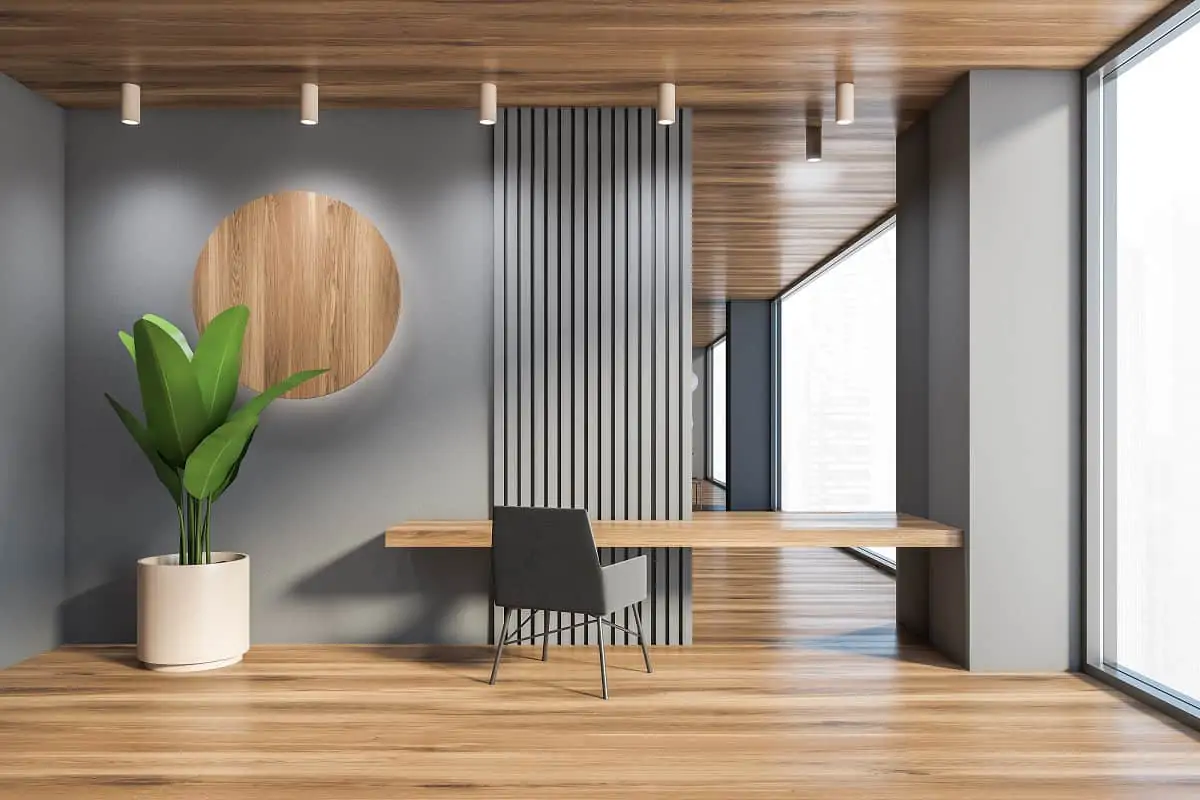
#> input picture DFlat/image.webp, 1200 x 800 px
$ jupyter execute filtering.ipynb
#> lines starting #> are read from the running program, lines starting #| are printed output that depends on the picture
[cell 1]
import numpy as np
from matplotlib import pyplot as plt
import pdb
import cv2

[cell 2]
# optical parameters, unit is meter
zs = 0.01
pp = 1e-6
Sigma = 1e-3
zf = 2

[cell 3]
img = cv2.imread('image.webp')
#> img is the input picture: shape (800, 1200, 3); mean B, G, R 126.7, 140, 152.7
img = cv2.cvtColor(img, cv2.COLOR_BGR2RGB)
plt.axis('off')
plt.imshow(img)

[cell 4]
def psf(z):
    sigma = (1/z - 1/zf) * zs / pp * Sigma
    sigma = np.abs(sigma)
    print(z, sigma)
    if sigma < 0.1:
        return np.array([[1]])
    xx, yy = np.meshgrid(np.arange(-3*sigma, 3*sigma+1e-6), np.arange(-3*sigma, 3*sigma+1e-6))
    return np.exp(-(xx**2 + yy**2) / (2 * sigma**2)) / (2 * np.pi * sigma**2)


def psf_set(z):
    drho = 0.01
    drho_LCP = 0.01
    R_RCP_psf = psf(1/(1/z+drho))
    G_RCP_psf = psf(z)
    B_RCP_psf = psf(1/(1/z-drho))

    R_LCP_psf = psf(1/(1/z+drho-drho_LCP))
    G_LCP_psf = psf(1/(1/z-drho_LCP))
    B_LCP_psf = psf(1/(1/z-drho-drho_LCP))

    return [R_RCP_psf, G_RCP_psf, B_RCP_psf, R_LCP_psf, G_LCP_psf, B_LCP_psf]

def visualize_psf_set(z):
    psf_set_img = psf_set(z)
    fig, axes = plt.subplots(2, 3, figsize=(12, 8))
    for i in range(6):
        ax = axes[i//3, i%3]
        ax.axis('off')
        ax.imshow(psf_set_img[i], cmap='gray')
    plt.show()

def process_img(img, z):
    psf_set_img = psf_set(z)
    img_RCP = np.zeros_like(img)
    img_LCP = np.zeros_like(img)
    for i in range(3):
        img_RCP[:,:,i] = cv2.filter2D(img[:,:,i], -1, psf_set_img[i])
        img_LCP[:,:,i] = cv2.filter2D(img[:,:,i], -1, psf_set_img[i+3])
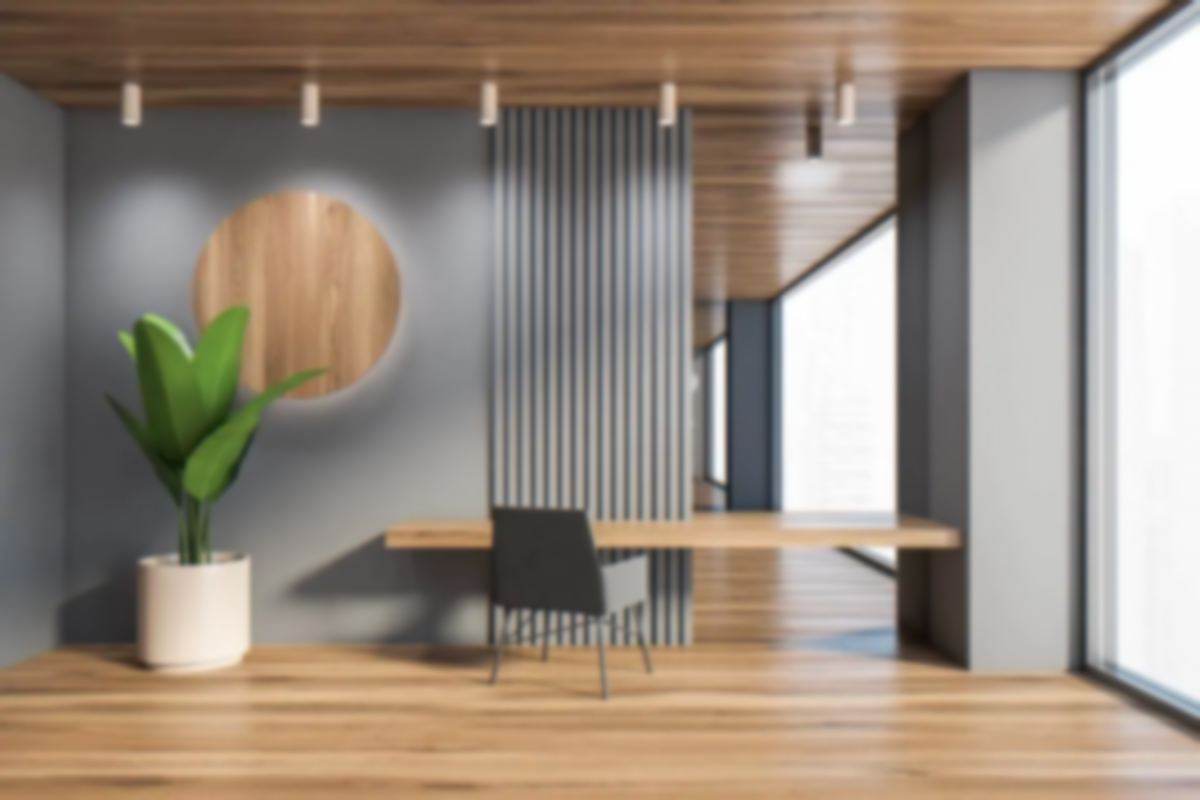
#> img_LCP: shape (800, 1200, 3); mean R, G, B 152.2, 139.4, 126.3
    img_processed = (img_RCP - img_LCP).astype(np.int8)
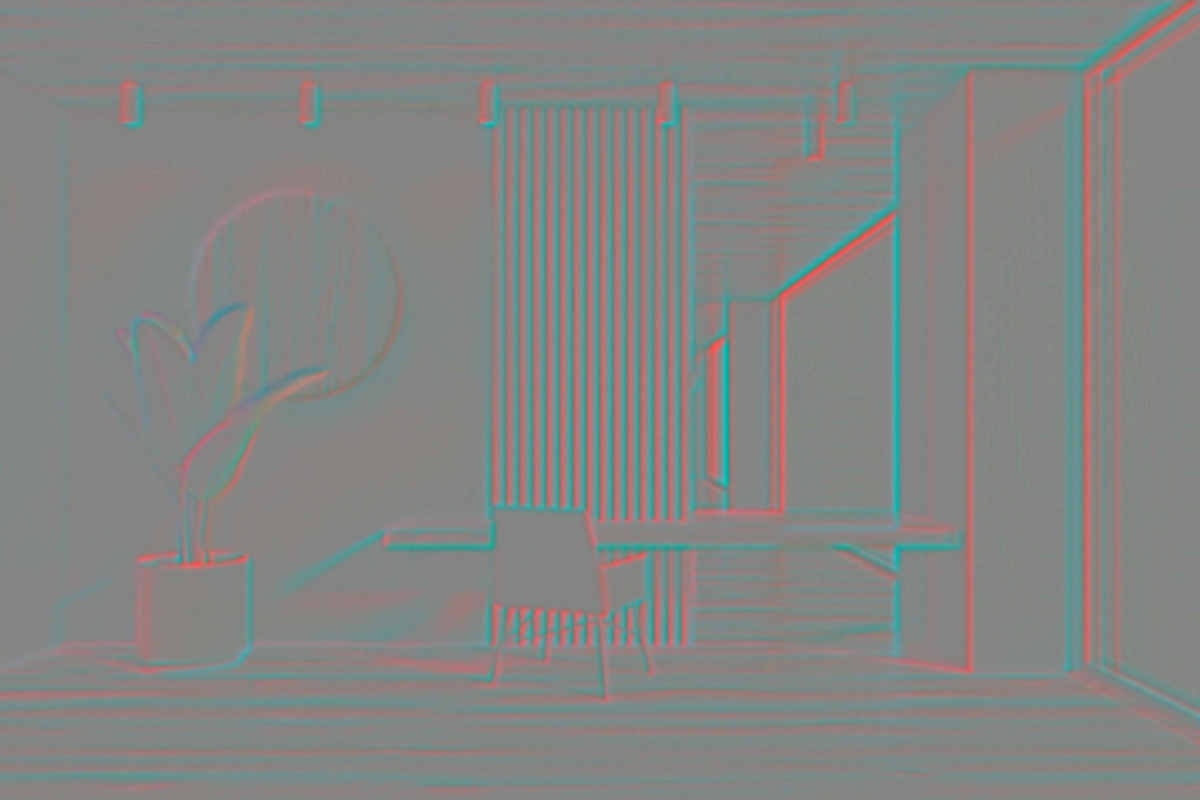
#> img_processed: shape (800, 1200, 3) int8; mean R, G, B 0, 0.2, -0.2; drawn with min black and max white
    return img_processed, img_RCP, img_LCP


def omit_small_values(img, threshold):
    img[np.abs(img) <= threshold] = 0
    return img

def visualize_processed_img(img, z):
    img_processed, img_RCP, img_LCP = process_img(img, z)
    # img_processed = omit_small_values(img_processed, 0)
    fig = plt.figure(figsize=(30, 12))
    fig.add_subplot(2,1,1)
    plt.axis('off')
    plt.imshow(img_RCP, vmin=0,vmax=16)
    plt.title('Right polarized')

    fig.add_subplot(2,1,2)
    plt.axis('off')
    plt.imshow(img_LCP, vmin=0,vmax=16)
    plt.title('Left polarized')

    fig = plt.figure(figsize=(30, 12))
    fig.add_subplot(2,3,1)
    plt.axis('off')
    plt.imshow((img_processed[:,:,0]>0)*img_processed[:,:,0], cmap='Reds',vmin=0,vmax=16)
    plt.title('Red Positive')

    fig.add_subplot(2,3,2)
    plt.axis('off')
    plt.imshow((img_processed[:,:,1]>0)*img_processed[:,:,1], cmap='Greens',vmin=0,vmax=16)
    plt.title('Green Positive')

    fig.add_subplot(2,3,3)
    plt.axis('off')
    plt.imshow((img_processed[:,:,2]>0)*img_processed[:,:,2], cmap='Blues',vmin=0,vmax=16)
    plt.title('Blue Positive')

    fig.add_subplot(2,3,4)
    plt.axis('off')
    plt.imshow((img_processed[:,:,0]<0)*-img_processed[:,:,0], cmap='Reds', vmin=0, vmax=16)
    plt.title('Red Negative')

    fig.add_subplot(2,3,5)
    plt.axis('off')
    plt.imshow((img_processed[:,:,1]<0)*-img_processed[:,:,1], cmap='Greens', vmin=0, vmax=16)
    plt.title('Green Negative')

    fig.add_subplot(2,3,6)
    plt.axis('off')
    plt.imshow((img_processed[:,:,2]<0)*-img_processed[:,:,2], cmap='Blues', vmin=0, vmax=16)
    plt.title('Blue Negative')

    return img_processed

[cell 5]
img_processed = visualize_processed_img(img, 4)
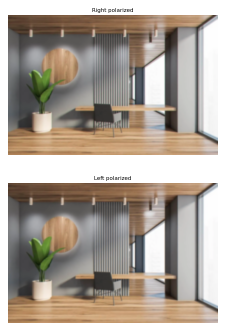
#> figure drawn by matplotlib, 2 panels
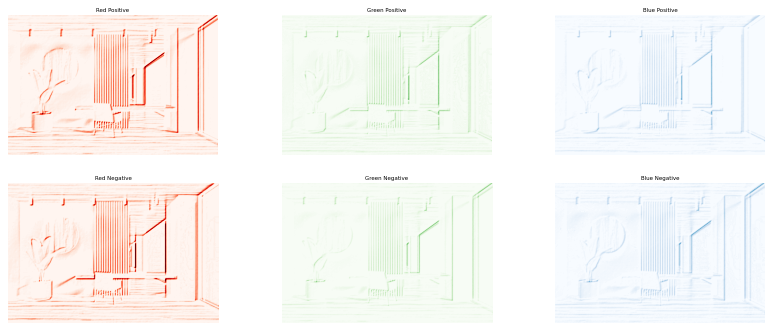
#> figure drawn by matplotlib, 6 panels

[cell 6]
img_processed

[cell 7]
density = plt.hist(img_processed.flatten(), bins=32, range=[-16, 16], color='r', alpha=0.5)
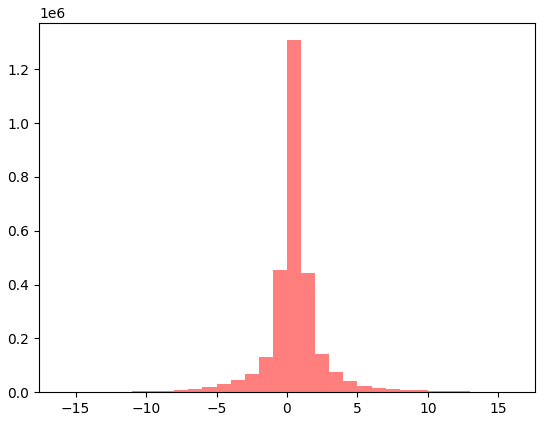
#> figure drawn by matplotlib, 1 panel; tallest bar 1308070 high, from x = 0 to 1

[cell 8]
np.sum(density[0]) / img_processed.flatten().size
#> Out = 0.999

[cell 9]
density = plt.hist(img_processed.flatten(), bins=32, range=[-16, 16], color='r', alpha=0.5, density=True)
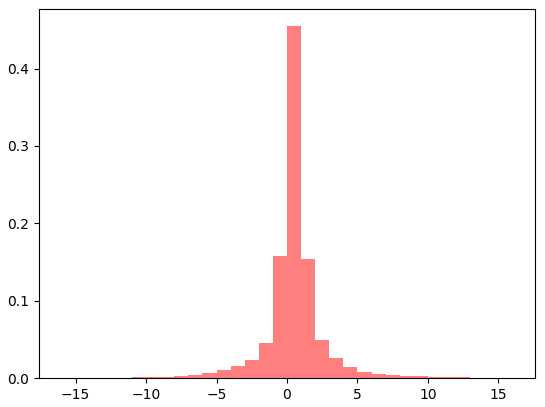
#> figure drawn by matplotlib, 1 panel; tallest bar 0.455 high, from x = 0 to 1
